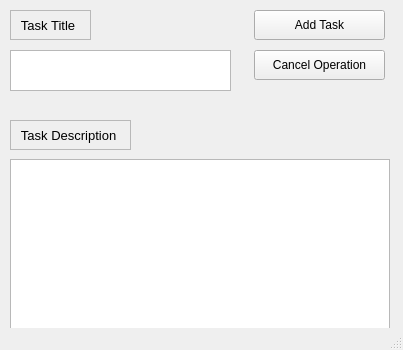
<?xml version="1.0" encoding="UTF-8"?>
<ui version="4.0">
 <class>AddWindow</class>
 <widget class="QMainWindow" name="AddWindow">
  <property name="geometry">
   <rect>
    <x>0</x>
    <y>0</y>
    <width>403</width>
    <height>350</height>
   </rect>
  </property>
  <property name="windowTitle">
   <string>MainWindow</string>
  </property>
  <widget class="QWidget" name="centralwidget">
   <widget class="QPushButton" name="Add">
    <property name="geometry">
     <rect>
      <x>254</x>
      <y>10</y>
      <width>131</width>
      <height>30</height>
     </rect>
    </property>
    <property name="toolTip">
     <string extracomment="Add the task to your list."/>
    </property>
    <property name="text">
     <string>Add Task</string>
    </property>
   </widget>
   <widget class="QPushButton" name="Cancel">
    <property name="geometry">
     <rect>
      <x>254</x>
      <y>50</y>
      <width>131</width>
      <height>30</height>
     </rect>
    </property>
    <property name="toolTip">
     <string extracomment="Cancel the entire operation, and return to the main window."/>
    </property>
    <property name="layoutDirection">
     <enum>Qt::LayoutDirection::LeftToRight</enum>
    </property>
    <property name="autoFillBackground">
     <bool>false</bool>
    </property>
    <property name="text">
     <string>Cancel Operation</string>
    </property>
   </widget>
   <widget class="QLabel" name="taskTitle">
    <property name="geometry">
     <rect>
      <x>10</x>
      <y>10</y>
      <width>81</width>
      <height>30</height>
     </rect>
    </property>
    <property name="font">
     <font>
      <pointsize>10</pointsize>
     </font>
    </property>
    <property name="frameShape">
     <enum>QFrame::Shape::StyledPanel</enum>
    </property>
    <property name="frameShadow">
     <enum>QFrame::Shadow::Sunken</enum>
    </property>
    <property name="text">
     <string>  Task Title</string>
    </property>
   </widget>
   <widget class="QLabel" name="taskDesc">
    <property name="geometry">
     <rect>
      <x>10</x>
      <y>120</y>
      <width>121</width>
      <height>30</height>
     </rect>
    </property>
    <property name="font">
     <font>
      <pointsize>10</pointsize>
     </font>
    </property>
    <property name="frameShape">
     <enum>QFrame::Shape::StyledPanel</enum>
    </property>
    <property name="frameShadow">
     <enum>QFrame::Shadow::Sunken</enum>
    </property>
    <property name="text">
     <string>  Task Description</string>
    </property>
   </widget>
   <widget class="QPlainTextEdit" name="taskTitleBox">
    <property name="geometry">
     <rect>
      <x>10</x>
      <y>50</y>
      <width>221</width>
      <height>41</height>
     </rect>
    </property>
    <property name="plainText">
     <string/>
    </property>
   </widget>
   <widget class="QPlainTextEdit" name="taskDescBox">
    <property name="geometry">
     <rect>
      <x>10</x>
      <y>159</y>
      <width>380</width>
      <height>170</height>
     </rect>
    </property>
   </widget>
  </widget>
  <widget class="QMenuBar" name="menubar">
   <property name="geometry">
    <rect>
     <x>0</x>
     <y>0</y>
     <width>403</width>
     <height>25</height>
    </rect>
   </property>
  </widget>
  <widget class="QStatusBar" name="statusbar"/>
 </widget>
 <resources/>
 <connections/>
</ui>
